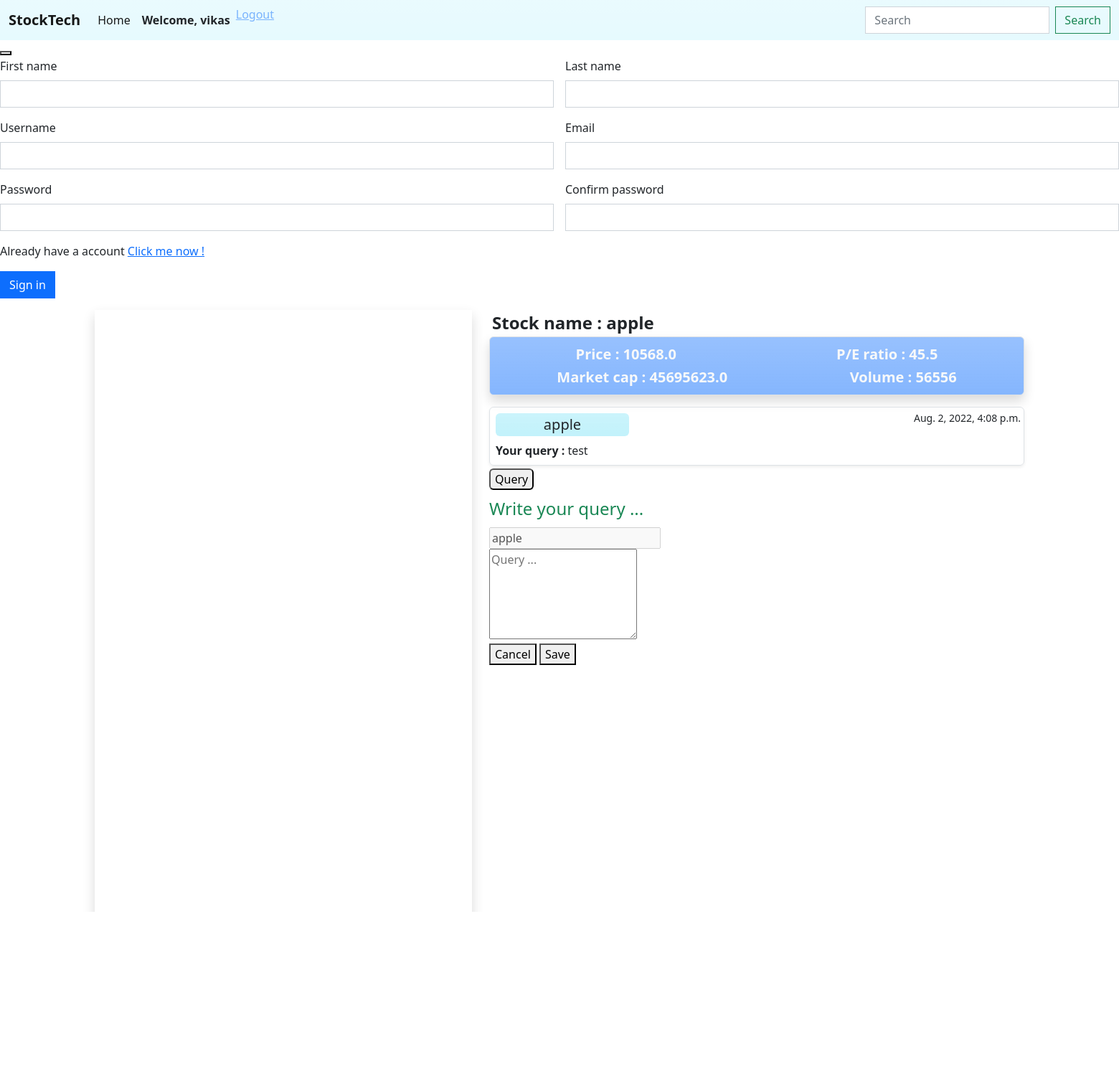
Page /search/3 (signed in) on the committed database.
### stocks/models.py (models this page shows, shortened)
class StocksModel(models.Model):
    stock_name = models.CharField(max_length=100)
    symbol = models.CharField(max_length=10)
    price = models.FloatField()
    timestamp = models.DateTimeField(auto_now_add=True)
    pe_ratio = models.FloatField(null=True)
    volume = models.IntegerField(null=True)
    market_cap = models.FloatField(null=True)
    def __str__(self):
        return self.stock_name

class UserQueryModel(models.Model):
    user = models.ForeignKey(User,related_name='user', on_delete=models.CASCADE)
    stocks = models.ForeignKey(StocksModel,related_name='stocks', on_delete=models.CASCADE)
    query = models.TextField()
    timestamp = models.DateTimeField(auto_now_add=True)

### stocks/views.py (the view, shortened to what this page needs)
# urls.py: path('search/', views.search, name='query_slug'),
@login_required(login_url='/login-user')
def search(request, pk=None):
    if request.user.is_authenticated:
        if pk is not None:
            if request.method == 'GET':
                stock_id = pk
                stock = StocksModel.objects.get(id=stock_id)
                queries = UserQueryModel.objects.filter(Q(user=request.user) & Q(stocks=stock))
                context = {
                    'stocks': stock,
                    'queries': queries,
                }
                template_name = 'stocks/search.html'
                return render(request, template_name, context)
        else:
            messages.info(request, "Didn't find any stock with that name")
            return redirect('/')
    else:
        return redirect('/')

### stocks/templates/stocks/search.html (shortened to what this page needs)
{% extends 'stocks/base.html' %}
{% block content %}
<section>
    <div class="container">
        <div class="row mt-3">
            <div class="col-md-5">
                <div class="div shadow">
                    <iframe src="https://www.youtube-nocookie.com/embed/c2pz2mlSfXA?autoplay=0&amp;showinfo=0&amp;rel=0&amp;modestbranding=1&amp;playsinline=1" width="1920" height="1080" allowfullscreen uk-responsive uk-video="automute: true"></iframe>
                </div>
            </div>
            <div class="col-md-7">
                <div class="">
                    <h4 class=" p-1 m-0"><b>Stock name : {{stocks.stock_name}}</b></h4>
                    <div class="border rounded p-2 mb-2 bg-gradient bg-primary bg-opacity-50 shadow mb-3">
                        <div class=" d-flex justify-content-around">
                            <h5 class="text-light p-1 m-0 "><b>Price : {{stocks.price}}</b></h5>
                            <h5 class="text-light p-1 m-0 "><b>P/E ratio : {{stocks.pe_ratio}}</b></h5>
                        </div>
                        <div class="d-flex justify-content-around">
                            <h5 class="text-light p-1 m-0 "><b>Market cap : {{stocks.market_cap}}</b></h5>
                            <h5 class="text-light p-1 m-0 "><b>Volume : {{stocks.volume}}</b></h5>
                        </div>
                    </div>
                        {% for query in queries %}
                            <div class="border shadow-sm rounded mb-1 mt-">
                                <small class="d-flex float-end p-1">{{ query.timestamp }}</small>
                                <div class="">
                                    <h5 class="m-2 p-1 bg-gradient bg-info w-25 text-center rounded bg-opacity-25">{{query.stocks}}</h5>
                                </div>
                                <p class="m-2"><b>Your query :</b> {{ query.query|truncatechars:30}}</p>
                            </div>
                        {% empty %}
                            <div class="border rounded mb-1">
                                <p class="m-2"><b>No query to show ... </b></p>
                            </div>
                        {% endfor %}
                        <button class="uk-button uk-button-primary rounded uk-margin-small-right" type="button" uk-toggle="target: #modal-query">Query</button>
                        <div id="modal-query" class="mt-2" uk-modal>
                            <div class="uk-modal-dialog uk-modal-body">
                                <form method="post" action="{% url 'query_id' stocks.id %}">
                                    <fieldset class="uk-fieldset">
                                        <legend class="uk-legend text-success">Write your query ...</legend>
                                        <div class="uk-margin">
                                            <input class="uk-input" name="stock_name" type="text" value="{{stocks.stock_name}}" disabled>
                                        </div>
                                        <div class="uk-margin">
                                            <textarea class="uk-textarea" name="message" rows="5" placeholder="Query ..."></textarea>
                                        </div>
                                        <p class="uk-text-right">
                                            <button class="uk-button uk-button-default uk-modal-close" type="button">Cancel</button>
                                            <button class="uk-button uk-button-primary" type="submit">Save</button>
                                        </p>
                                    </fieldset>
                                </form>
                            </div>
                        </div>
                </div>
            </div>
        </div>
    </div>
</section>
{% endblock %}

### stocks/templates/stocks/base.html (shortened to what this page needs)
<!DOCTYPE html>
<html lang="en">
<head>
    <link href="https://cdn.jsdelivr.net/npm/bootstrap@5.2.0/dist/css/bootstrap.min.css" rel="stylesheet">
    <link rel="stylesheet" href="https://cdn.jsdelivr.net/npm/uikit@3.15.1/dist/css/uikit.min.css" />
</head>
<body>
    <div class="nav-bar">
        <nav class="navbar navbar-expand-lg bg-gradient bg-info bg-opacity-10">
            <div class="container-fluid">
              <a class="navbar-brand text-decoration-none" href="{% url 'index' %}"><b>StockTech</b></a>
              <div class="collapse navbar-collapse" id="navbarSupportedContent">
                <ul class="navbar-nav me-auto mb-2 mb-lg-0">
                  <li class="nav-item">
                    <a class="nav-link active" aria-current="page" href="{% url 'index' %}">Home</a>
                  </li>
                  {% if user.is_authenticated %}
                    <li class="nav-item p-2 user ">
                        <b>Welcome, {{user.username}} </b>
                    </li>
                    <li class="nav-item d-flex float-end">
                        <a class="uk-button uk-button-primary opacity-50 rounded" href="{% url 'logout-user' %}" >Logout</a>
                    </li>
                {% else %}
                  <li class="nav-item d-flex float-end">
                    <a class="uk-button uk-button-primary rounded" href="#modal-center" uk-toggle>Register</a>
                  </li>
                  {% endif %}
                </ul>
                <form class="d-flex" method="get" role="search" action="{% url 'query_slug' %}">
                  <input class="form-control me-2 rounded-0" type="search" name="search-text" placeholder="Search" aria-label="Search">
                  <button class="btn btn-outline-success rounded-0" type="submit">Search</button>
                </form>
              </div>
            </div>
          </nav>
            <div id="modal-center" class="uk-flex-top" uk-modal>
                <div class="uk-modal-dialog uk-modal-body uk-margin-auto-vertical">
                    <button class="uk-modal-close-default" type="button" uk-close></button>
                    <form class="row g-3"  method="POST"id=register-form>
                        <div class="col-md-6 col-sm-3">
                            <label for="inputEmail4" class="form-label">First name</label>
                            <input id="first_name" type="text" class="form-control rounded-0" id="inputEmail4">
                          </div>
                          <div class="col-md-6 col-sm-3">
                          <label for="inputEmail4" class="form-label">Last name</label>
                          <input id="last_name" type="text" class="form-control rounded-0" id="inputEmail4">
                        </div>
                        <div class="col-md-6">
                            <label for="inputEmail4" class="form-label">Username</label>
                            <input id="username" type="text" class="form-control rounded-0" id="inputEmail4">
                        </div>
                        <div class="col-md-6">
                          <label for="inputEmail4" class="form-label">Email</label>
                          <input id="email" type="email" class="form-control rounded-0" id="inputEmail4">
                        </div>
                        <div class="col-md-6 col-sm-3">
                          <label for="inputPassword4" class="form-label">Password</label>
                          <input id="password" type="password" class="form-control rounded-0" id="inputPassword4">
                        </div>
                        <div class="col-md-6 col-sm-3">
                            <label for="inputPassword4" class="form-label">Confirm password</label>
                            <input id="confirm_password" type="password" class="form-control rounded-0" id="inputPassword4">
                          </div>
                        <div class="col-12">
                            <p class=m-0>Already have a account <a href="{% url 'login-user' %}"> Click me now !</a></p>
                        </div>
                        <div class="col-12">
                          <a  class="btn btn-primary rounded-0"id="submit-btn">Sign in</a>
                        </div>
                      </form>
                </div>
            </div>
    </div>
{% block content %}{% endblock %}
</body>
</html>

### rows in the picture
StocksModel: stock_name "apple", price "10568.0", pe_ratio "45.5", market_cap "45695623.0", volume "56556"
UserQueryModel: timestamp "Aug. 2, 2022, 4:08 p.m.", stocks "apple", query "test"

### other values in the picture
{{ user.username }} "vikas"
